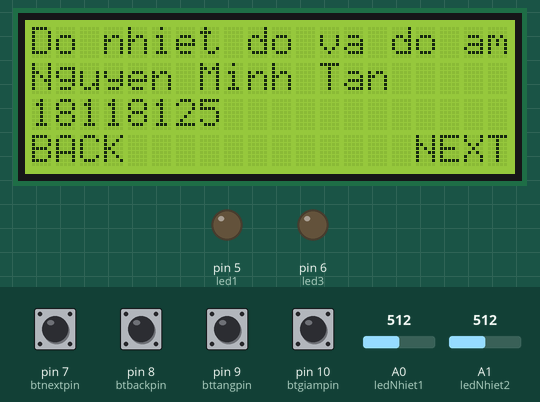
Simulated run of this sketch. Board: Arduino Uno, built with avr-gcc and run on an emulated ATmega328P. Parts: 20×4 character LCD, output pins drawn as LEDs (lit = HIGH). The test bench sets the inputs (shaded band); at power-on: pin 7 (btnextpin), pin 8 (btbackpin), pin 9 (bttangpin), pin 10 (btgiampin) HIGH, A0 (ledNhiet1) = 512, A1 (ledNhiet2) = 512. What the sketch prints to the serial monitor is not drawn.

Above: at 1.2 s.
1.3 s: pin 7 (btnextpin) pulled LOW for 1 s
At 3.0 s:
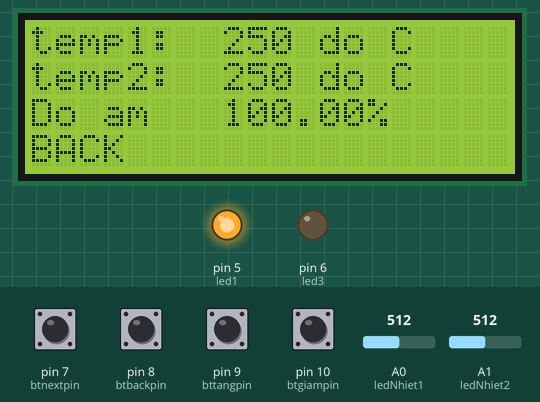
3.8 s: pin 8 (btbackpin) pulled LOW for 1 s
At 4.61 s:
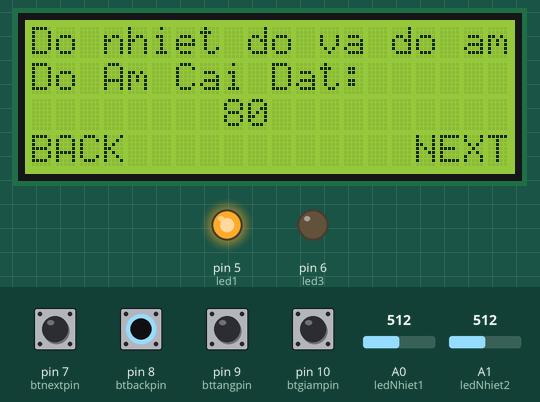
6.4 s: pin 7 (btnextpin) pulled LOW for 0.15 s
At 7.2 s:
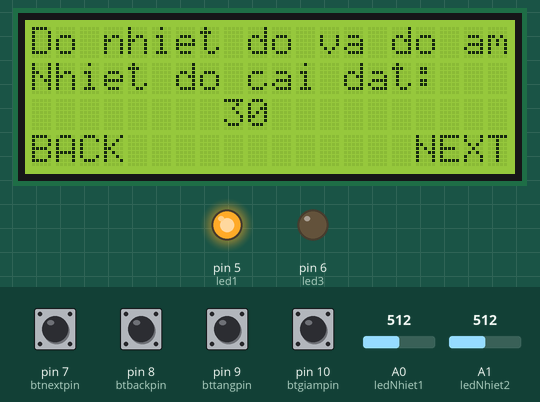
8.1 s: pin 9 (bttangpin) pulled LOW for 1 s
At 9.4 s:
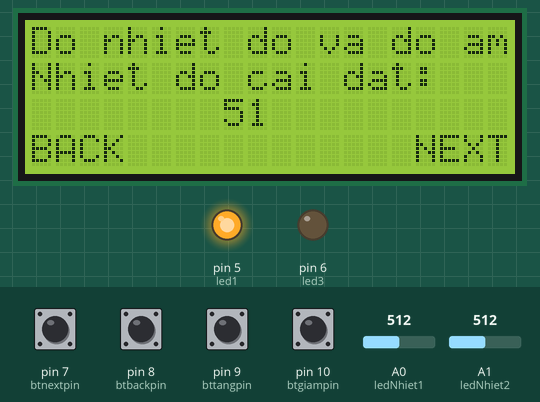
10.6 s: pin 9 (bttangpin) pulled LOW for 0.15 s
At 11.7 s:
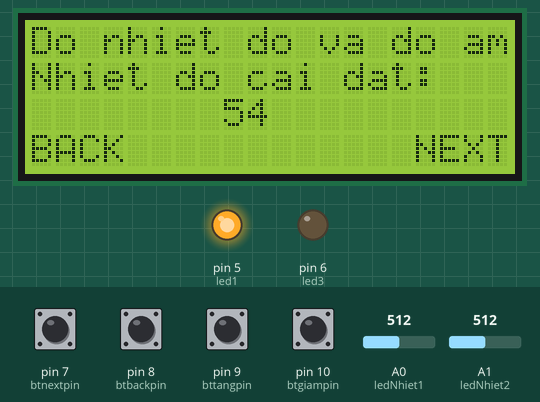
12.2 s: pin 8 (btbackpin) pulled LOW for 0.15 s
At 13.1 s:
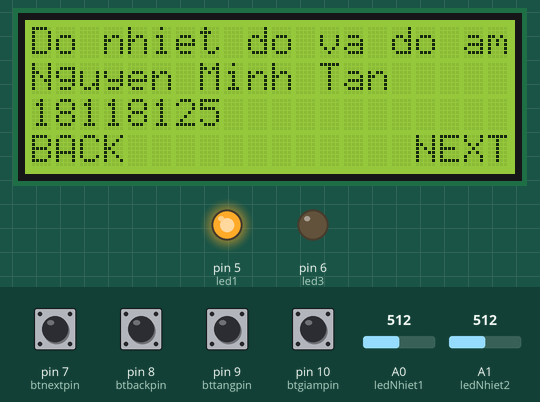
Timing chart, 0 to 14.9 s (numbered marks = the images above; inputs shaded):
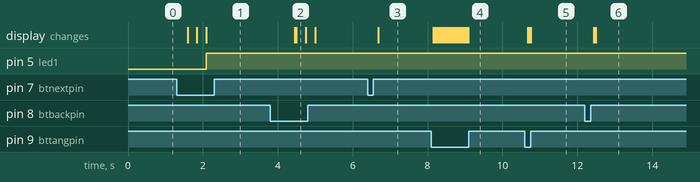

The sketch:

temp1.ino
```cpp
#include <Wire.h>
#include <LiquidCrystal_I2C.h>
LiquidCrystal_I2C lcd(0x27, 20, 4);
int ledNhiet1 = A0;
int ledNhiet2 = A1;
int Humility;
int Ed, Ew;
int led1 = 5;
int led3 = 6;
int ndcd = 30;
int nhan = 0;
int dacd = 80;
int manhinh = 1;
const int btnextpin = 7;
const int btbackpin = 8;
const int bttangpin = 9;
const int btgiampin = 10;

void setup() {
  // put your setup code here, to run once:
  pinMode(led1, OUTPUT);
  pinMode(led3, OUTPUT);
  pinMode(btnextpin, INPUT_PULLUP);
  pinMode(btbackpin, INPUT_PULLUP);
  pinMode(bttangpin, INPUT_PULLUP);
  pinMode(btgiampin, INPUT_PULLUP);
  Serial.begin(9600);
  lcd.init();
  lcd.backlight();
}

void loop()
{
  // put your main code here, to run repeatedly:
  if (manhinh == 1)
  {
    Serial.print("Nguyen");
    Serial.print(" Minh");
    Serial.print("Tan");
    Serial.println();
    lcd.setCursor(0, 0);
    lcd.print("Do nhiet do va do am");
    lcd.setCursor(0, 1);
    lcd.print("Nguyen Minh Tan");
    lcd.setCursor(0, 2);
    lcd.print("18118125");
    lcd.setCursor(0, 3);
    lcd.print("BACK");
    lcd.setCursor(16, 3);
    lcd.print("NEXT");
    ////////////////////////////////////
    if (digitalRead(btnextpin) == LOW)
    {
      delay(200);
      manhinh = 2; lcd.clear();
    }
    /////////////////////////////
  }
  if (manhinh == 2)
  {
    lcd.setCursor(0, 0);
    lcd.print("Do nhiet do va do am");
    lcd.setCursor(0, 1);
    lcd.print("Nhiet do cai dat:");
    lcd.setCursor(8, 2);
    lcd.print(ndcd);
    lcd.setCursor(0, 3);
    lcd.print("BACK");
    lcd.setCursor(16, 3);
    lcd.print("NEXT");
    if (digitalRead(bttangpin) == LOW)
    {
      ndcd++;
    }
    if (digitalRead(btgiampin) == LOW)
    {
      ndcd--;
    }
    ////////////////////////////////////////////
        if (digitalRead(btnextpin) == LOW)
        {
          delay(200);
          manhinh = 3; lcd.clear();

        }
        if (digitalRead(btbackpin) == LOW)
        {
          delay(200);
          manhinh = 1;lcd.clear();
        }
   //////////////////////////////////////////
  }
  if (manhinh == 3)
  {
    lcd.setCursor(0, 0);
    lcd.print("Do nhiet do va do am");
    lcd.setCursor(0, 1);
    lcd.print("Do Am Cai Dat:");
    lcd.setCursor(8, 2);
    lcd.print(dacd);
    lcd.setCursor(0, 3);
    lcd.print("BACK");
    lcd.setCursor(16, 3);
    lcd.print("NEXT");
    if (digitalRead(bttangpin) == LOW)
    {
      dacd++;
    }
    if (digitalRead(btgiampin) == LOW)
    {
      dacd--;
    }
    ///////////////////////////////////////////
        if (digitalRead(btnextpin) == LOW)
        {
          delay(200);
          manhinh = 4; lcd.clear();

        }
        if (digitalRead(btbackpin) == LOW)
        {
          delay(200);
          manhinh = 2;lcd.clear();
    /////////////////////////////////////////////////////
        }
  }
  if (manhinh == 4)
  {

    lcd.setCursor(0, 0);
    lcd.print("temp1: ");
    lcd.setCursor(0, 1);
    lcd.print("temp2:");
    lcd.setCursor(0, 2);
    lcd.print("Do am");
    lcd.setCursor(0, 3);
    lcd.print("BACK");
    doccambien();
    //////////////////////////////////////////
    if (digitalRead(btbackpin) == LOW)
    {
      delay(200);
      manhinh = 3;lcd.clear();
    }
    ///////////////////////////////////////
  }
}
void doccambien()
{
  int doc_cam_bien1 = analogRead(ledNhiet1);
  int doc_cam_bien2 = analogRead(ledNhiet2);
  float temp1 = doc_cam_bien1 * 5.0 / 1024.0;
  float temp2 = doc_cam_bien2 * 5.0 / 1024.0;
  int nhiet_do1 = temp1 * 100.0;
  int nhiet_do2 = temp2 * 100.0;
  float  Ed = 6.112 * pow(2.71828, (17.502 * nhiet_do1) / (240.97 + nhiet_do1));
  float Ew = 6.112 * pow(2.71828, (17.502 * nhiet_do2) / (240.97 + nhiet_do2));
  float Humidity = ((Ew - 0.66875 * (1 + 0.00115 * nhiet_do2) * (nhiet_do1 - nhiet_do2)) / Ed) * 100;
  lcd.setCursor(8, 0);
  lcd.print(nhiet_do1);
  lcd.setCursor(12, 0);
  lcd.print("do C");
  lcd.setCursor(8, 1);
  lcd.print(nhiet_do2);
  lcd.setCursor(12, 1);
  lcd.print("do C");
  lcd.setCursor(8, 2);
  lcd.print(Humidity);
  lcd.setCursor(14, 2);
  lcd.print("%");
  // delay(500);
//  Serial.println(nhiet_do1);
//  Serial.println(nhiet_do2);
//  Serial.println(Humidity);
  Serial.print("Nguyen Minh Tan ");
  Serial.println("23 tuoi");

  if (nhiet_do1 > ndcd)
  {
    digitalWrite(led1, HIGH);
  }
  else
  {
    digitalWrite(led1, LOW);
  }

  if (Humility > dacd)
  {
    digitalWrite(led3, HIGH);
  }
  else
  {
    digitalWrite(led3, LOW);
  }
  delay(500);

}
```

Measured:
- after the input at 1.3 s, pin 5 (led1): LOW → HIGH after 0.79 s; the display: first changes after 0.29 s (image 1 shows a later state)
- after the input at 3.8 s, the display: first changes after 0.65 s (image 2 shows a later state)
- after the input at 6.4 s, the display: changes after 0.28 s (image 3)
- after the input at 8.1 s, the display: first changes after 0.05 s (image 4 shows a later state)
- after the input at 10.6 s, the display: first changes after 0.07 s (image 5 shows a later state)
- after the input at 12.2 s, the display: first changes after 0.24 s (image 6 shows a later state)
